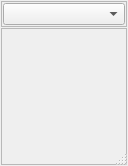
<?xml version="1.0" encoding="UTF-8"?>
<ui version="4.0">
 <class>selectLinesDlg</class>
 <widget class="QDialog" name="selectLinesDlg">
  <property name="geometry">
   <rect>
    <x>0</x>
    <y>0</y>
    <width>128</width>
    <height>166</height>
   </rect>
  </property>
  <property name="windowTitle">
   <string>select lines</string>
  </property>
  <property name="sizeGripEnabled">
   <bool>true</bool>
  </property>
  <property name="modal">
   <bool>true</bool>
  </property>
  <layout class="QVBoxLayout" name="verticalLayout">
   <property name="spacing">
    <number>1</number>
   </property>
   <property name="leftMargin">
    <number>1</number>
   </property>
   <property name="topMargin">
    <number>1</number>
   </property>
   <property name="rightMargin">
    <number>1</number>
   </property>
   <property name="bottomMargin">
    <number>1</number>
   </property>
   <item>
    <widget class="QFrame" name="frame">
     <property name="sizePolicy">
      <sizepolicy hsizetype="Preferred" vsizetype="Preferred">
       <horstretch>0</horstretch>
       <verstretch>0</verstretch>
      </sizepolicy>
     </property>
     <property name="frameShape">
      <enum>QFrame::StyledPanel</enum>
     </property>
     <property name="frameShadow">
      <enum>QFrame::Raised</enum>
     </property>
     <layout class="QVBoxLayout" name="verticalLayout_2">
      <property name="spacing">
       <number>1</number>
      </property>
      <property name="leftMargin">
       <number>1</number>
      </property>
      <property name="topMargin">
       <number>1</number>
      </property>
      <property name="rightMargin">
       <number>1</number>
      </property>
      <property name="bottomMargin">
       <number>1</number>
      </property>
      <item>
       <widget class="QComboBox" name="cbWindowSize">
        <property name="sizePolicy">
         <sizepolicy hsizetype="Preferred" vsizetype="Preferred">
          <horstretch>0</horstretch>
          <verstretch>1</verstretch>
         </sizepolicy>
        </property>
        <property name="currentText">
         <string/>
        </property>
        <property name="maxVisibleItems">
         <number>12</number>
        </property>
       </widget>
      </item>
     </layout>
    </widget>
   </item>
   <item>
    <widget class="QScrollArea" name="scrollArea">
     <property name="widgetResizable">
      <bool>true</bool>
     </property>
     <property name="alignment">
      <set>Qt::AlignLeading|Qt::AlignLeft|Qt::AlignTop</set>
     </property>
     <widget class="QWidget" name="saFrame">
      <property name="geometry">
       <rect>
        <x>0</x>
        <y>0</y>
        <width>124</width>
        <height>134</height>
       </rect>
      </property>
      <property name="sizePolicy">
       <sizepolicy hsizetype="Minimum" vsizetype="Minimum">
        <horstretch>0</horstretch>
        <verstretch>0</verstretch>
       </sizepolicy>
      </property>
      <zorder>cbWindowSize</zorder>
     </widget>
    </widget>
   </item>
  </layout>
 </widget>
 <resources/>
 <connections/>
</ui>
